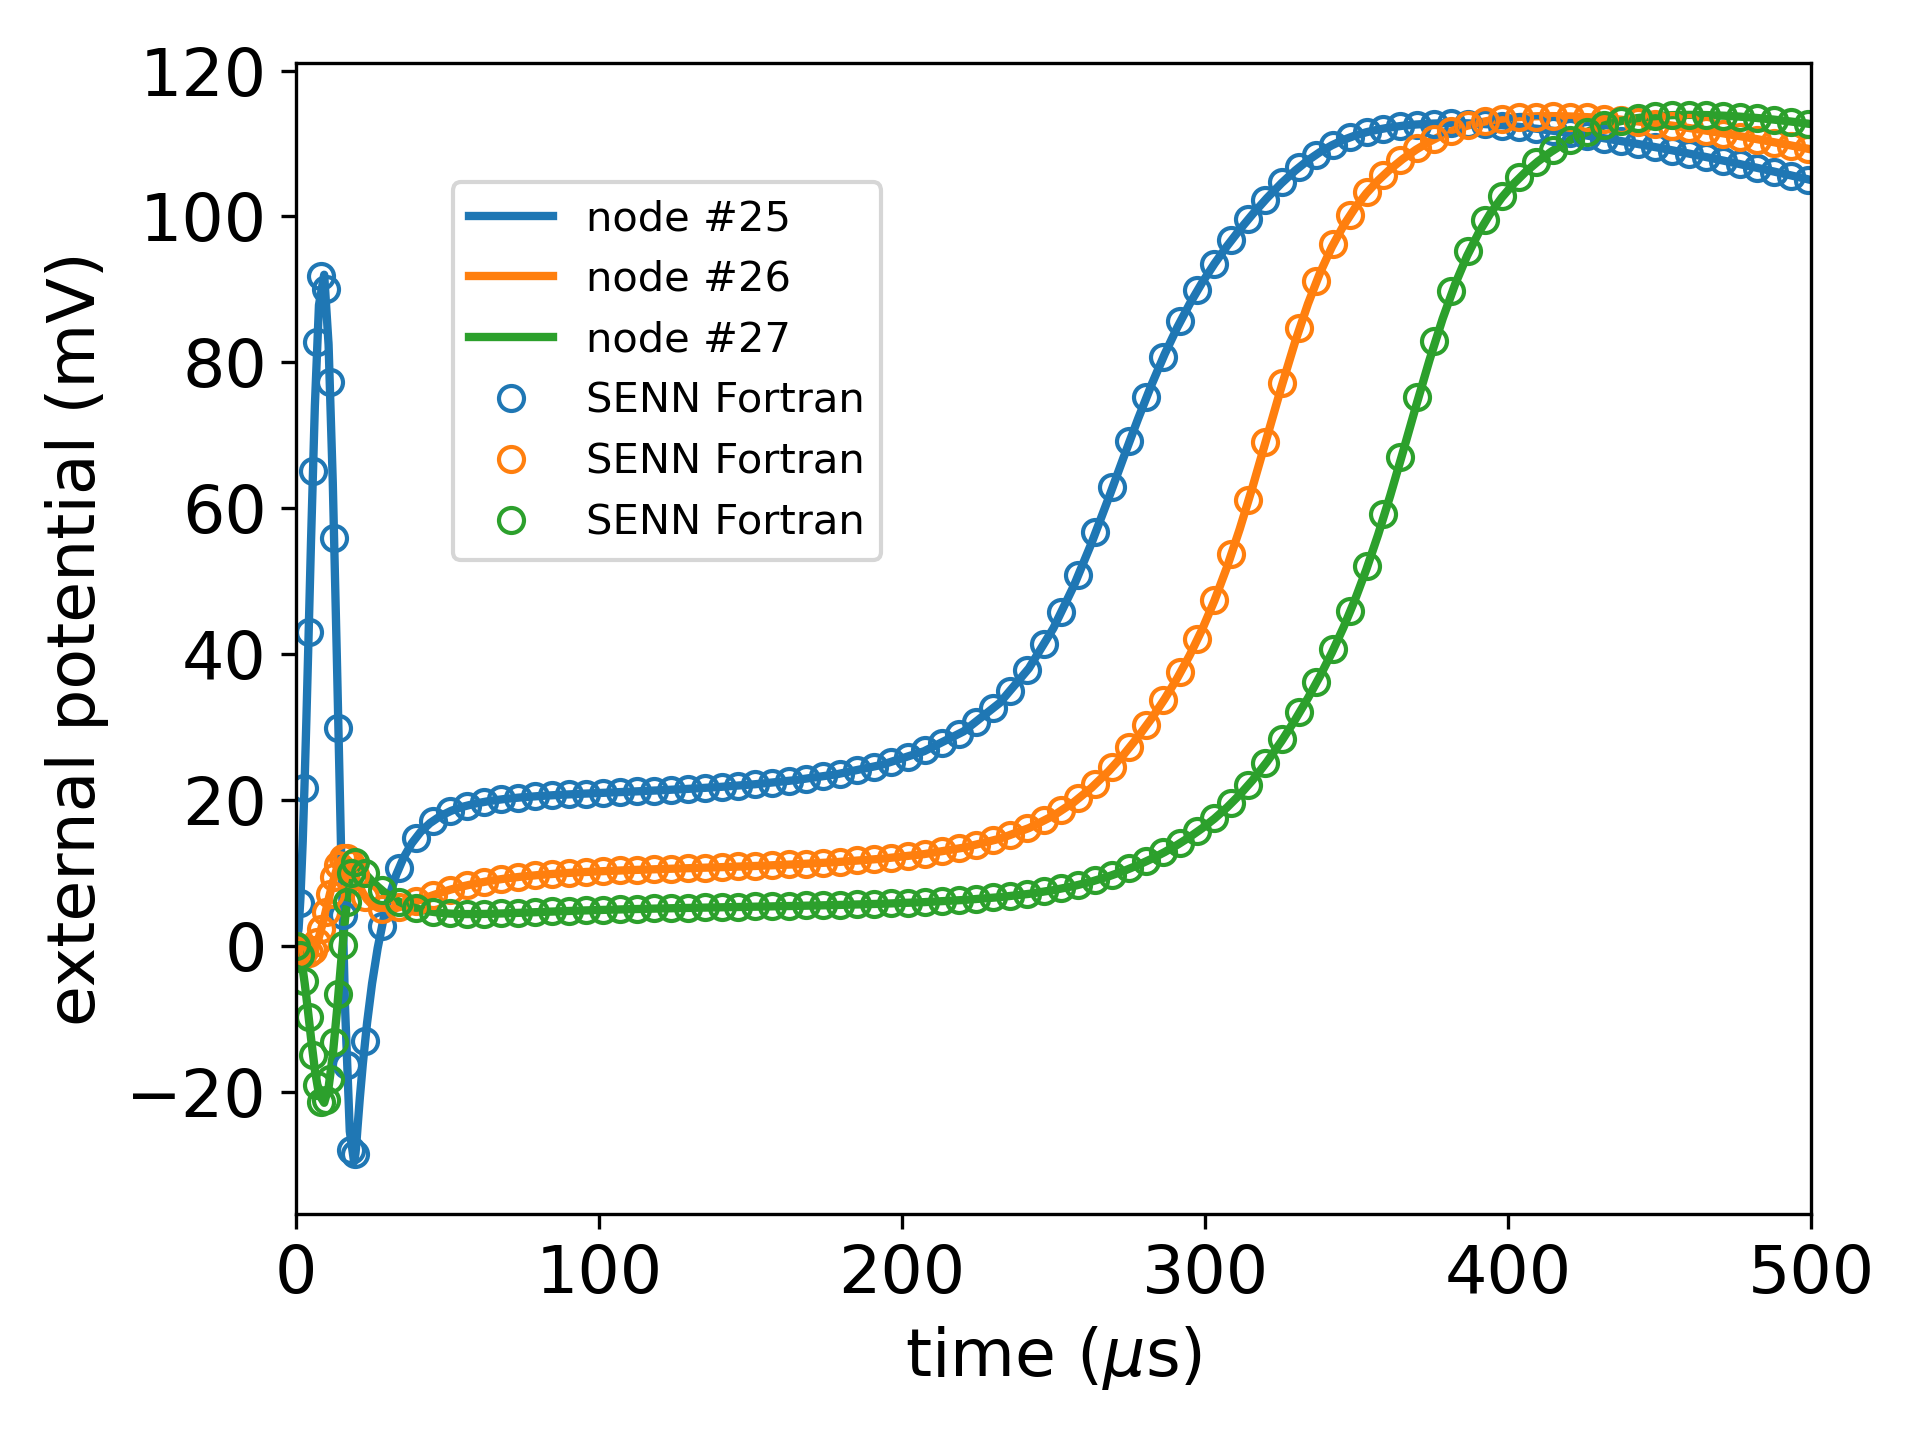

This chart was generated by the following Python code:
# load modules
from senn import AxonModel, StimulusModel
from senn import write_ode, evaluate_senn, analyze_solution
import numpy as np
import matplotlib.pylab as plt

# Define axon model
D = 20e-6           # fiber diamater
d = 0.7*D           # axon diamater
L = 100 * D         # internodal length
rhoi = 110*1e-2     # axoplasm resistivity
rhoe = 300 * 1e-2   # external medium resistivity
gm = 30.4*10        # membrane conductance per unit length
l = 2.5e-6          # nodal gap width
cm = 2e-2           # membrane conductance per unit area
Vr = -70e-3         # rest potential
node_num = 51       # total number of node
inl1 = 0       # first non-linear node
inl2 = 50       # last non-linear node

axon = AxonModel(D=D, rhoi=rhoi, rhoe=rhoe, gm=gm, l=l, cm=cm, Vr=Vr, node_num=node_num, inl1=inl1, inl2=inl2)

# write & import equation
write_ode(axon.node_num, axon.inl1, axon.inl2)
from eqdiff import eqdiff

# define stimulus
magnitude = -9.105e-3
tp = 20e-6
freq = 1 / tp
tend = 25 * tp
stimulus = StimulusModel(axon, 'sine', magnitude, tp, tend, freq=freq)
ktime = 1e6
umes_time = "($\mu$s)"

# one shot simulation
t, sol = evaluate_senn(axon, stimulus, eqdiff)

# analyze output
analyze_solution(t, sol, axon, stimulus)

# plot stimulus
plt.figure(facecolor='w')
plt.plot(t * ktime, -stimulus.waveform(t) * 1e3, linewidth=2)
plt.xlabel('time ' + umes_time, fontsize=16)
plt.ylabel('stimulus (mA)', fontsize=16)
plt.xticks(fontsize=16)
plt.yticks(fontsize=16)
plt.tight_layout()

# plot stimulus
plt.figure(facecolor='w')
plt.plot(t * ktime, -stimulus.voltage_ext(t, stimulus.inod[0]) * 1e3, linewidth=2)
plt.xlabel('time ' + umes_time,fontsize=16)
plt.ylabel('external potential (mV)', fontsize=16)
plt.xticks(fontsize=16)
plt.yticks(fontsize=16)
plt.tight_layout()

# plot nodes
plt.figure(facecolor='w')
plt.plot(t * ktime, sol[:, stimulus.inod[:3]] * 1e3, linewidth=2)
plt.xlabel('time ' + umes_time, fontsize=16)
plt.ylabel('external potential (mV)', fontsize=16)
plt.xticks(fontsize=16)
plt.yticks(fontsize=16)
plt.tight_layout()

# load reference data
node0 = np.loadtxt('./reference_data/sine_fortranSENN_node0.txt')
node1 = np.loadtxt('./reference_data/sine_fortranSENN_node1.txt')
node2 = np.loadtxt('./reference_data/sine_fortranSENN_node2.txt')
plt.plot(node0[::7,0]*1e3, node0[::7,1], 'C0o', mfc='None')
plt.plot(node1[::7,0]*1e3, node1[::7,1], 'C1o', mfc='None')
plt.plot(node2[::7,0]*1e3, node2[::7,1], 'C2o', mfc='None')
lg = plt.legend(stimulus.leg[:3] + ['SENN Fortran']*3,loc='best',bbox_to_anchor=(0.4, 0.55))
lg.set_draggable(True)
plt.xlim(0, 500)
plt.tight_layout()
plt.show()
